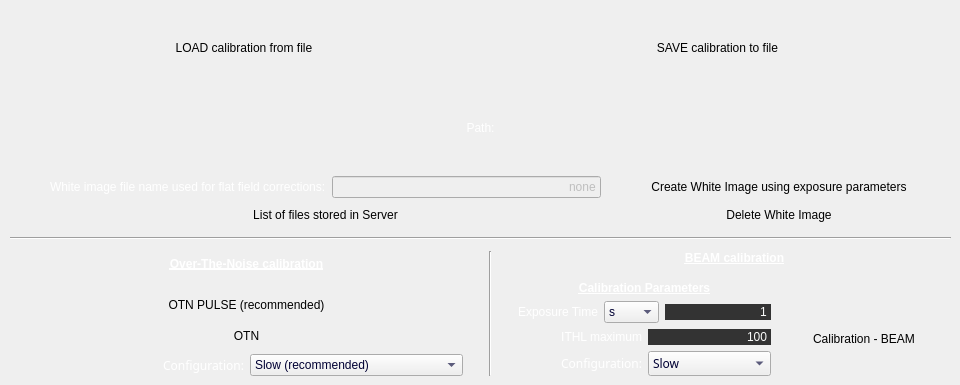
       <widget class="QWidget" name="CalibrationOTN">
        <widget class="QWidget" name="verticalLayoutWidget_7">
         <property name="geometry">
          <rect>
           <x>10</x>
           <y>5</y>
           <width>941</width>
           <height>371</height>
          </rect>
         </property>
         <layout class="QVBoxLayout" name="verticalLayout_15">
          <item>
           <spacer name="verticalSpacer_4">
            <property name="orientation">
             <enum>Qt::Vertical</enum>
            </property>
            <property name="sizeType">
             <enum>QSizePolicy::Fixed</enum>
            </property>
            <property name="sizeHint" stdset="0">
             <size>
              <width>20</width>
              <height>5</height>
             </size>
            </property>
           </spacer>
          </item>
          <item>
           <layout class="QHBoxLayout" name="horizontalLayout_23">
            <item>
             <widget class="QPushButton" name="pushButton_LoadCalibrationFromFile">
              <property name="sizePolicy">
               <sizepolicy hsizetype="Preferred" vsizetype="Preferred">
                <horstretch>0</horstretch>
                <verstretch>0</verstretch>
               </sizepolicy>
              </property>
              <property name="font">
               <font/>
              </property>
              <property name="styleSheet">
               <string notr="true"/>
              </property>
              <property name="text">
               <string>LOAD calibration from file</string>
              </property>
              <property name="flat">
               <bool>true</bool>
              </property>
             </widget>
            </item>
            <item>
             <widget class="QPushButton" name="pushButton_SaveCalibrationToFile">
              <property name="sizePolicy">
               <sizepolicy hsizetype="Preferred" vsizetype="Preferred">
                <horstretch>0</horstretch>
                <verstretch>0</verstretch>
               </sizepolicy>
              </property>
              <property name="font">
               <font/>
              </property>
              <property name="contextMenuPolicy">
               <enum>Qt::NoContextMenu</enum>
              </property>
              <property name="styleSheet">
               <string notr="true"/>
              </property>
              <property name="text">
               <string>SAVE calibration to file</string>
              </property>
              <property name="flat">
               <bool>true</bool>
              </property>
             </widget>
            </item>
           </layout>
          </item>
          <item>
           <widget class="QLabel" name="label_CalibrationPath">
            <property name="sizePolicy">
             <sizepolicy hsizetype="MinimumExpanding" vsizetype="Preferred">
              <horstretch>0</horstretch>
              <verstretch>0</verstretch>
             </sizepolicy>
            </property>
            <property name="styleSheet">
             <string notr="true">color: white</string>
            </property>
            <property name="text">
             <string>Path:</string>
            </property>
            <property name="alignment">
             <set>Qt::AlignCenter</set>
            </property>
           </widget>
          </item>
          <item>
           <spacer name="verticalSpacer_5">
            <property name="orientation">
             <enum>Qt::Vertical</enum>
            </property>
            <property name="sizeType">
             <enum>QSizePolicy::Fixed</enum>
            </property>
            <property name="sizeHint" stdset="0">
             <size>
              <width>20</width>
              <height>5</height>
             </size>
            </property>
           </spacer>
          </item>
          <item>
           <layout class="QHBoxLayout" name="horizontalLayout_30">
            <item>
             <layout class="QVBoxLayout" name="verticalLayout_19">
              <item>
               <layout class="QVBoxLayout" name="verticalLayout_20">
                <item>
                 <layout class="QHBoxLayout" name="horizontalLayout_7">
                  <item>
                   <spacer name="horizontalSpacer_18">
                    <property name="orientation">
                     <enum>Qt::Horizontal</enum>
                    </property>
                    <property name="sizeType">
                     <enum>QSizePolicy::Fixed</enum>
                    </property>
                    <property name="sizeHint" stdset="0">
                     <size>
                      <width>40</width>
                      <height>20</height>
                     </size>
                    </property>
                   </spacer>
                  </item>
                  <item>
                   <widget class="QLabel" name="label_PathInServer">
                    <property name="enabled">
                     <bool>false</bool>
                    </property>
                    <property name="sizePolicy">
                     <sizepolicy hsizetype="Preferred" vsizetype="Fixed">
                      <horstretch>0</horstretch>
                      <verstretch>0</verstretch>
                     </sizepolicy>
                    </property>
                    <property name="styleSheet">
                     <string notr="true">color: white</string>
                    </property>
                    <property name="text">
                     <string>White image file name used for flat field corrections:</string>
                    </property>
                   </widget>
                  </item>
                  <item>
                   <widget class="QLineEdit" name="lineEdit_FlatFieldFileBaseName">
                    <property name="enabled">
                     <bool>false</bool>
                    </property>
                    <property name="sizePolicy">
                     <sizepolicy hsizetype="MinimumExpanding" vsizetype="Fixed">
                      <horstretch>0</horstretch>
                      <verstretch>0</verstretch>
                     </sizepolicy>
                    </property>
                    <property name="layoutDirection">
                     <enum>Qt::LeftToRight</enum>
                    </property>
                    <property name="styleSheet">
                     <string notr="true">QLineEdit:enabled{
background: rgb(51,51,51);
color: rgb(252,253,252);
selection-background-color: rgb(126,165,57);
border: rgb(0,0,0);
}
QLineEdit:disable{
background: rgb(51,51,51);
color: rgb(203, 200, 198);
border: rgb(0,0,0);
}</string>
                    </property>
                    <property name="text">
                     <string>none</string>
                    </property>
                    <property name="alignment">
                     <set>Qt::AlignRight|Qt::AlignTrailing|Qt::AlignVCenter</set>
                    </property>
                   </widget>
                  </item>
                  <item>
                   <spacer name="horizontalSpacer_19">
                    <property name="orientation">
                     <enum>Qt::Horizontal</enum>
                    </property>
                    <property name="sizeType">
                     <enum>QSizePolicy::Fixed</enum>
                    </property>
                    <property name="sizeHint" stdset="0">
                     <size>
                      <width>40</width>
                      <height>20</height>
                     </size>
                    </property>
                   </spacer>
                  </item>
                 </layout>
                </item>
                <item>
                 <layout class="QHBoxLayout" name="horizontalLayout_8">
                  <item>
                   <spacer name="horizontalSpacer_3">
                    <property name="orientation">
                     <enum>Qt::Horizontal</enum>
                    </property>
                    <property name="sizeType">
                     <enum>QSizePolicy::Fixed</enum>
                    </property>
                    <property name="sizeHint" stdset="0">
                     <size>
                      <width>40</width>
                      <height>20</height>
                     </size>
                    </property>
                   </spacer>
                  </item>
                  <item>
                   <widget class="QPushButton" name="pushButton_GetWhiteImagesInDir">
                    <property name="text">
                     <string>List of files stored in Server</string>
                    </property>
                    <property name="flat">
                     <bool>true</bool>
                    </property>
                   </widget>
                  </item>
                  <item>
                   <spacer name="horizontalSpacer_17">
                    <property name="orientation">
                     <enum>Qt::Horizontal</enum>
                    </property>
                    <property name="sizeType">
                     <enum>QSizePolicy::Fixed</enum>
                    </property>
                    <property name="sizeHint" stdset="0">
                     <size>
                      <width>40</width>
                      <height>20</height>
                     </size>
                    </property>
                   </spacer>
                  </item>
                 </layout>
                </item>
               </layout>
              </item>
             </layout>
            </item>
            <item>
             <layout class="QVBoxLayout" name="verticalLayout_10">
              <item>
               <layout class="QHBoxLayout" name="horizontalLayout_13">
                <item>
                 <widget class="QPushButton" name="pushButton_CreateWhiteImage">
                  <property name="text">
                   <string>Create White Image using exposure parameters</string>
                  </property>
                  <property name="flat">
                   <bool>true</bool>
                  </property>
                 </widget>
                </item>
                <item>
                 <spacer name="horizontalSpacer_20">
                  <property name="orientation">
                   <enum>Qt::Horizontal</enum>
                  </property>
                  <property name="sizeType">
                   <enum>QSizePolicy::Fixed</enum>
                  </property>
                  <property name="sizeHint" stdset="0">
                   <size>
                    <width>40</width>
                    <height>20</height>
                   </size>
                  </property>
                 </spacer>
                </item>
               </layout>
              </item>
              <item>
               <layout class="QHBoxLayout" name="horizontalLayout_27">
                <item>
                 <widget class="QPushButton" name="pushButton_DeleteWhiteImage">
                  <property name="text">
                   <string>Delete White Image</string>
                  </property>
                  <property name="flat">
                   <bool>true</bool>
                  </property>
                 </widget>
                </item>
                <item>
                 <spacer name="horizontalSpacer_21">
                  <property name="orientation">
                   <enum>Qt::Horizontal</enum>
                  </property>
                  <property name="sizeType">
                   <enum>QSizePolicy::Fixed</enum>
                  </property>
                  <property name="sizeHint" stdset="0">
                   <size>
                    <width>40</width>
                    <height>20</height>
                   </size>
                  </property>
                 </spacer>
                </item>
               </layout>
              </item>
             </layout>
            </item>
           </layout>
          </item>
          <item>
           <spacer name="verticalSpacer_27">
            <property name="orientation">
             <enum>Qt::Vertical</enum>
            </property>
            <property name="sizeType">
             <enum>QSizePolicy::Fixed</enum>
            </property>
            <property name="sizeHint" stdset="0">
             <size>
              <width>20</width>
              <height>5</height>
             </size>
            </property>
           </spacer>
          </item>
          <item>
           <widget class="Line" name="line_7">
            <property name="orientation">
             <enum>Qt::Horizontal</enum>
            </property>
           </widget>
          </item>
          <item>
           <spacer name="verticalSpacer_14">
            <property name="orientation">
             <enum>Qt::Vertical</enum>
            </property>
            <property name="sizeType">
             <enum>QSizePolicy::Fixed</enum>
            </property>
            <property name="sizeHint" stdset="0">
             <size>
              <width>20</width>
              <height>5</height>
             </size>
            </property>
           </spacer>
          </item>
          <item>
           <layout class="QHBoxLayout" name="horizontalLayout_12">
            <item>
             <spacer name="horizontalSpacer_5">
              <property name="orientation">
               <enum>Qt::Horizontal</enum>
              </property>
              <property name="sizeType">
               <enum>QSizePolicy::Fixed</enum>
              </property>
              <property name="sizeHint" stdset="0">
               <size>
                <width>20</width>
                <height>20</height>
               </size>
              </property>
             </spacer>
            </item>
            <item>
             <layout class="QVBoxLayout" name="verticalLayout_18">
              <item>
               <widget class="QLabel" name="label_36">
                <property name="sizePolicy">
                 <sizepolicy hsizetype="Preferred" vsizetype="Preferred">
                  <horstretch>0</horstretch>
                  <verstretch>0</verstretch>
                 </sizepolicy>
                </property>
                <property name="font">
                 <font>
                  <weight>75</weight>
                  <bold>true</bold>
                  <underline>true</underline>
                 </font>
                </property>
                <property name="styleSheet">
                 <string notr="true">color: white</string>
                </property>
                <property name="text">
                 <string>Over-The-Noise calibration</string>
                </property>
                <property name="alignment">
                 <set>Qt::AlignCenter</set>
                </property>
               </widget>
              </item>
              <item>
               <spacer name="verticalSpacer_7">
                <property name="orientation">
                 <enum>Qt::Vertical</enum>
                </property>
                <property name="sizeType">
                 <enum>QSizePolicy::Preferred</enum>
                </property>
                <property name="sizeHint" stdset="0">
                 <size>
                  <width>20</width>
                  <height>10</height>
                 </size>
                </property>
               </spacer>
              </item>
              <item>
               <widget class="QPushButton" name="pushButton_CalibrationOTN_Pulse">
                <property name="sizePolicy">
                 <sizepolicy hsizetype="Preferred" vsizetype="Preferred">
                  <horstretch>0</horstretch>
                  <verstretch>0</verstretch>
                 </sizepolicy>
                </property>
                <property name="font">
                 <font/>
                </property>
                <property name="styleSheet">
                 <string notr="true"/>
                </property>
                <property name="text">
                 <string>OTN PULSE (recommended)</string>
                </property>
                <property name="flat">
                 <bool>true</bool>
                </property>
               </widget>
              </item>
              <item>
               <widget class="QPushButton" name="pushButton_CalibrationOTN">
                <property name="sizePolicy">
                 <sizepolicy hsizetype="Preferred" vsizetype="Preferred">
                  <horstretch>0</horstretch>
                  <verstretch>0</verstretch>
                 </sizepolicy>
                </property>
                <property name="font">
                 <font/>
                </property>
                <property name="styleSheet">
                 <string notr="true"/>
                </property>
                <property name="text">
                 <string>OTN</string>
                </property>
                <property name="flat">
                 <bool>true</bool>
                </property>
               </widget>
              </item>
              <item>
               <layout class="QHBoxLayout" name="horizontalLayout_22">
                <item>
                 <widget class="QLabel" name="label_20">
                  <property name="font">
                   <font>
                    <family>Sans Serif</family>
                   </font>
                  </property>
                  <property name="styleSheet">
                   <string notr="true">color: white</string>
                  </property>
                  <property name="text">
                   <string>Configuration:</string>
                  </property>
                  <property name="alignment">
                   <set>Qt::AlignRight|Qt::AlignTrailing|Qt::AlignVCenter</set>
                  </property>
                 </widget>
                </item>
                <item>
                 <widget class="QComboBox" name="comboBox_OTNConfiguration">
                  <property name="styleSheet">
                   <string notr="true">QComboBox:enabled{
color: rgb(0,0,51);
}
QComboBox:disable{
color: rgb(203, 200, 198);
}</string>
                  </property>
                  <item>
                   <property name="text">
                    <string>Slow (recommended)</string>
                   </property>
                  </item>
                  <item>
                   <property name="text">
                    <string>Medium</string>
                   </property>
                  </item>
                  <item>
                   <property name="text">
                    <string>Fast</string>
                   </property>
                  </item>
                 </widget>
                </item>
               </layout>
              </item>
             </layout>
            </item>
            <item>
             <spacer name="horizontalSpacer_29">
              <property name="orientation">
               <enum>Qt::Horizontal</enum>
              </property>
              <property name="sizeType">
               <enum>QSizePolicy::Fixed</enum>
              </property>
              <property name="sizeHint" stdset="0">
               <size>
                <width>20</width>
                <height>20</height>
               </size>
              </property>
             </spacer>
            </item>
            <item>
             <widget class="Line" name="line">
              <property name="orientation">
               <enum>Qt::Vertical</enum>
              </property>
             </widget>
            </item>
            <item>
             <spacer name="horizontalSpacer_4">
              <property name="orientation">
               <enum>Qt::Horizontal</enum>
              </property>
              <property name="sizeType">
               <enum>QSizePolicy::Fixed</enum>
              </property>
              <property name="sizeHint" stdset="0">
               <size>
                <width>20</width>
                <height>20</height>
               </size>
              </property>
             </spacer>
            </item>
            <item>
             <layout class="QVBoxLayout" name="verticalLayout_8">
              <item>
               <widget class="QLabel" name="label_37">
                <property name="sizePolicy">
                 <sizepolicy hsizetype="Preferred" vsizetype="Preferred">
                  <horstretch>0</horstretch>
                  <verstretch>0</verstretch>
                 </sizepolicy>
                </property>
                <property name="font">
                 <font>
                  <weight>75</weight>
                  <bold>true</bold>
                  <underline>true</underline>
                 </font>
                </property>
                <property name="styleSheet">
                 <string notr="true">color: white</string>
                </property>
                <property name="text">
                 <string>BEAM calibration</string>
                </property>
                <property name="alignment">
                 <set>Qt::AlignCenter</set>
                </property>
               </widget>
              </item>
              <item>
               <spacer name="verticalSpacer_8">
                <property name="orientation">
                 <enum>Qt::Vertical</enum>
                </property>
                <property name="sizeType">
                 <enum>QSizePolicy::Preferred</enum>
                </property>
                <property name="sizeHint" stdset="0">
                 <size>
                  <width>20</width>
                  <height>10</height>
                 </size>
                </property>
               </spacer>
              </item>
              <item>
               <layout class="QHBoxLayout" name="horizontalLayout_5">
                <item>
                 <layout class="QVBoxLayout" name="verticalLayout_16">
                  <item>
                   <widget class="QLabel" name="label_38">
                    <property name="enabled">
                     <bool>true</bool>
                    </property>
                    <property name="font">
                     <font>
                      <weight>75</weight>
                      <bold>true</bold>
                      <underline>true</underline>
                     </font>
                    </property>
                    <property name="styleSheet">
                     <string notr="true">color: white</string>
                    </property>
                    <property name="text">
                     <string>Calibration Parameters</string>
                    </property>
                    <property name="alignment">
                     <set>Qt::AlignCenter</set>
                    </property>
                   </widget>
                  </item>
                  <item>
                   <layout class="QHBoxLayout" name="horizontalLayout_32">
                    <item>
                     <widget class="QLabel" name="label_7">
                      <property name="enabled">
                       <bool>true</bool>
                      </property>
                      <property name="sizePolicy">
                       <sizepolicy hsizetype="Preferred" vsizetype="Preferred">
                        <horstretch>0</horstretch>
                        <verstretch>0</verstretch>
                       </sizepolicy>
                      </property>
                      <property name="styleSheet">
                       <string notr="true">color: white</string>
                      </property>
                      <property name="text">
                       <string>Exposure Time</string>
                      </property>
                      <property name="alignment">
                       <set>Qt::AlignRight|Qt::AlignTrailing|Qt::AlignVCenter</set>
                      </property>
                     </widget>
                    </item>
                    <item>
                     <widget class="QComboBox" name="comboBox_ExpoParamTimeUnitsCalibBEAM">
                      <property name="enabled">
                       <bool>true</bool>
                      </property>
                      <property name="styleSheet">
                       <string notr="true">QComboBox:enabled{
color: rgb(0,0,51);
}
QComboBox:disable{
color: rgb(203, 200, 198);
}</string>
                      </property>
                      <property name="currentIndex">
                       <number>2</number>
                      </property>
                      <item>
                       <property name="text">
                        <string>hour</string>
                       </property>
                      </item>
                      <item>
                       <property name="text">
                        <string>min</string>
                       </property>
                      </item>
                      <item>
                       <property name="text">
                        <string>s</string>
                       </property>
                      </item>
                      <item>
                       <property name="text">
                        <string>ms</string>
                       </property>
                      </item>
                      <item>
                       <property name="text">
                        <string>µs</string>
                       </property>
                      </item>
                     </widget>
                    </item>
                    <item>
                     <widget class="QLineEdit" name="lineEdit_ExposeParamTimeCalibBEAM">
                      <property name="enabled">
                       <bool>true</bool>
                      </property>
                      <property name="sizePolicy">
                       <sizepolicy hsizetype="Preferred" vsizetype="Fixed">
                        <horstretch>0</horstretch>
                        <verstretch>0</verstretch>
                       </sizepolicy>
                      </property>
                      <property name="layoutDirection">
                       <enum>Qt::LeftToRight</enum>
                      </property>
                      <property name="styleSheet">
                       <string notr="true">QLineEdit:enabled{
background: rgb(51,51,51);
color: rgb(252,253,252);
selection-background-color: rgb(126,165,57);
border: rgb(0,0,0);
}
QLineEdit:disable{
background: rgb(51,51,51);
color: rgb(203, 200, 198);
border: rgb(0,0,0);
}</string>
                      </property>
                      <property name="inputMask">
                       <string/>
                      </property>
                      <property name="text">
                       <string>1</string>
                      </property>
                      <property name="alignment">
                       <set>Qt::AlignRight|Qt::AlignTrailing|Qt::AlignVCenter</set>
                      </property>
                     </widget>
                    </item>
                   </layout>
                  </item>
                  <item>
                   <layout class="QHBoxLayout" name="horizontalLayout_31">
                    <item>
                     <widget class="QLabel" name="label_39">
                      <property name="enabled">
                       <bool>true</bool>
                      </property>
                      <property name="sizePolicy">
                       <sizepolicy hsizetype="Preferred" vsizetype="Preferred">
                        <horstretch>0</horstretch>
                        <verstretch>0</verstretch>
                       </sizepolicy>
                      </property>
                      <property name="styleSheet">
                       <string notr="true">color: white</string>
                      </property>
                      <property name="text">
                       <string>ITHL maximum</string>
                      </property>
                      <property name="alignment">
                       <set>Qt::AlignRight|Qt::AlignTrailing|Qt::AlignVCenter</set>
                      </property>
                     </widget>
                    </item>
                    <item>
                     <widget class="QLineEdit" name="lineEdit_ITHLMaxCalibBEAM">
                      <property name="enabled">
                       <bool>true</bool>
                      </property>
                      <property name="sizePolicy">
                       <sizepolicy hsizetype="Preferred" vsizetype="Fixed">
                        <horstretch>0</horstretch>
                        <verstretch>0</verstretch>
                       </sizepolicy>
                      </property>
                      <property name="layoutDirection">
                       <enum>Qt::LeftToRight</enum>
                      </property>
                      <property name="styleSheet">
                       <string notr="true">QLineEdit:enabled{
background: rgb(51,51,51);
color: rgb(252,253,252);
selection-background-color: rgb(126,165,57);
border: rgb(0,0,0);
}
QLineEdit:disable{
background: rgb(51,51,51);
color: rgb(203, 200, 198);
border: rgb(0,0,0);
}</string>
                      </property>
                      <property name="inputMask">
                       <string/>
                      </property>
                      <property name="text">
                       <string>100</string>
                      </property>
                      <property name="alignment">
                       <set>Qt::AlignRight|Qt::AlignTrailing|Qt::AlignVCenter</set>
                      </property>
                     </widget>
                    </item>
                   </layout>
                  </item>
                  <item>
                   <layout class="QHBoxLayout" name="horizontalLayout_24">
                    <item>
                     <widget class="QLabel" name="label_21">
                      <property name="font">
                       <font>
                        <family>Sans Serif</family>
                       </font>
                      </property>
                      <property name="styleSheet">
                       <string notr="true">color: white</string>
                      </property>
                      <property name="text">
                       <string>Configuration:</string>
                      </property>
                      <property name="alignment">
                       <set>Qt::AlignRight|Qt::AlignTrailing|Qt::AlignVCenter</set>
                      </property>
                     </widget>
                    </item>
                    <item>
                     <widget class="QComboBox" name="comboBox_BEAMConfiguration">
                      <property name="sizePolicy">
                       <sizepolicy hsizetype="Preferred" vsizetype="Preferred">
                        <horstretch>0</horstretch>
                        <verstretch>0</verstretch>
                       </sizepolicy>
                      </property>
                      <property name="font">
                       <font>
                        <family>Sans Serif</family>
                       </font>
                      </property>
                      <property name="styleSheet">
                       <string notr="true">QComboBox:enabled{
color: rgb(0,0,51);
}
QComboBox:disable{
color: rgb(203, 200, 198);
}</string>
                      </property>
                      <item>
                       <property name="text">
                        <string>Slow</string>
                       </property>
                      </item>
                      <item>
                       <property name="text">
                        <string>Medium</string>
                       </property>
                      </item>
                      <item>
                       <property name="text">
                        <string>Fast</string>
                       </property>
                      </item>
                     </widget>
                    </item>
                   </layout>
                  </item>
                 </layout>
                </item>
                <item>
                 <layout class="QVBoxLayout" name="verticalLayout_17">
                  <item>
                   <spacer name="verticalSpacer_28">
                    <property name="orientation">
                     <enum>Qt::Vertical</enum>
                    </property>
                    <property name="sizeType">
                     <enum>QSizePolicy::Fixed</enum>
                    </property>
                    <property name="sizeHint" stdset="0">
                     <size>
                      <width>20</width>
                      <height>20</height>
                     </size>
                    </property>
                   </spacer>
                  </item>
                  <item>
                   <widget class="QPushButton" name="pushButton_CalibrationBEAM">
                    <property name="enabled">
                     <bool>true</bool>
                    </property>
                    <property name="sizePolicy">
                     <sizepolicy hsizetype="Preferred" vsizetype="Preferred">
                      <horstretch>0</horstretch>
                      <verstretch>0</verstretch>
                     </sizepolicy>
                    </property>
                    <property name="styleSheet">
                     <string notr="true"/>
                    </property>
                    <property name="text">
                     <string>Calibration - BEAM</string>
                    </property>
                    <property name="flat">
                     <bool>true</bool>
                    </property>
                   </widget>
                  </item>
                 </layout>
                </item>
               </layout>
              </item>
             </layout>
            </item>
           </layout>
          </item>
         </layout>
        </widget>
       </widget>
